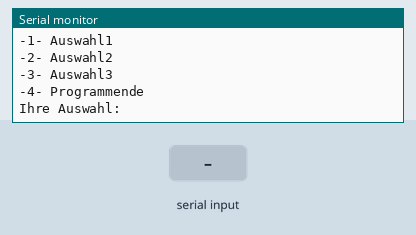
A sketch run on a simulated Arduino Uno, built with avr-gcc and run on an emulated ATmega328P. Shown: the last lines printed to the serial monitor. The inputs (shaded band) are chosen by the test bench.

Above: at 1.2 s.
1.3 s: "90,45\n" received over Serial
At 3.0 s:
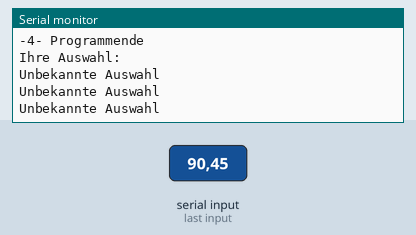
3.8 s: "1\n" received over Serial
At 4.6 s:
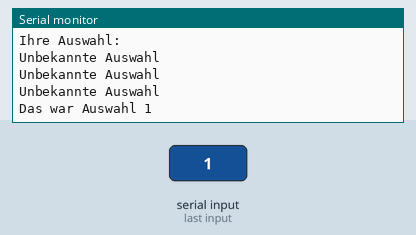
5.3 s: "4\n" received over Serial
At 7.0 s:
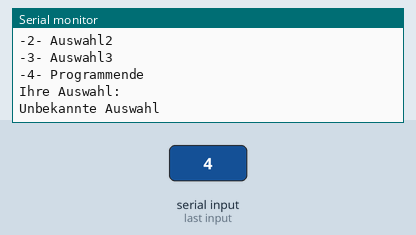
Timing chart, 0 to 8.5 s (numbered marks = the images above; inputs shaded):
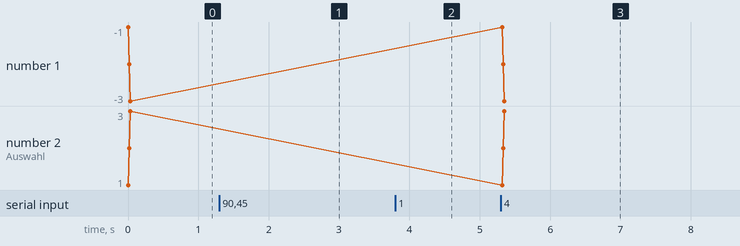

Measured:
- after the input at 1.3 s, the serial monitor: prints a new line at once (image 1)
- after the input at 3.8 s, the serial monitor: prints a new line at once (image 2)
- after the input at 5.3 s, the serial monitor: prints a new line at once (image 3)

The sketch:

do_while1.ino
```cpp
/*

  *** do_while1 ***

 Author:         Wolfgang Reh

 Website:        http://moodle1.wreh.eu

 Version:        1.0

 Date:           03.03.2015

 Last modified:

 Description:    Beispiel einer if-Verzweigung
 Referenz:       http://arduino.cc/en/Reference/HomePage

 */


void setup() {
  Serial.begin(9600); // opens serial port, sets data rate to 9600 bps
}


void loop() {
  int auswahl;

  Serial.println();
  Serial.println("-1- Auswahl1");
  Serial.println("-2- Auswahl2");
  Serial.println("-3- Auswahl3");
  Serial.println("-4- Programmende");
  Serial.println("Ihre Auswahl: ");
  Serial.println();

  do {
      if( Serial.available()) {
        auswahl = Serial.parseInt();

        switch(auswahl) {
          case 1  :  Serial.println("Das war Auswahl 1"); break;
          case 2  :  Serial.println("Das war Auswahl 2"); break;
          case 3  :  Serial.println("Das war Auswahl 3"); break;
          case 4  :  Serial.println("Programmende");      break;
          default :  Serial.println("Unbekannte Auswahl");
        }
      }
   } while(auswahl!=4);
}
```
